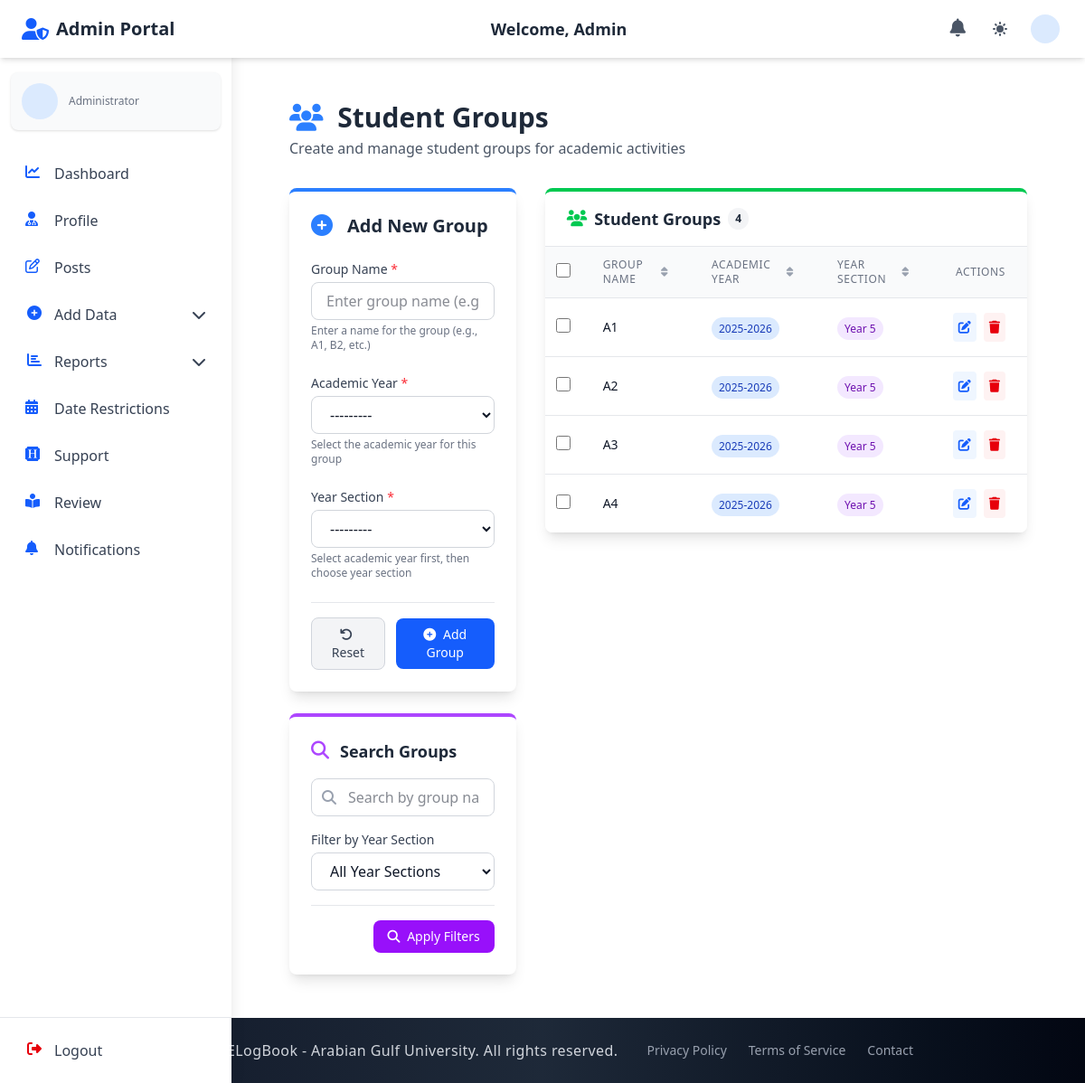
The app's page /admin_section/add_group/ with its own data.
### admin_section/models.py (models this page shows, shortened)
class Group(models.Model):
    group_name = models.CharField(max_length=50)
    log_year = models.ForeignKey(LogYear, on_delete=models.CASCADE, related_name="groups_log_year")
    log_year_section = models.ForeignKey(
        LogYearSection,
        on_delete=models.SET_NULL,
        null=True,
        blank=True,
        related_name="groups_log_year_section",
    )

class LogYear(models.Model):
    year_name = models.CharField(max_length=20, unique=True)
    def __str__(self):
        return self.year_name

class LogYearSection(models.Model):
    year_section_name = models.CharField(max_length=20)
    year_name = models.ForeignKey(LogYear, on_delete=models.CASCADE, related_name="log_year_sections")
    is_deleted = models.BooleanField(default=False)
    def __str__(self):
        return self.year_section_name

### admin_section/views_file/add_group.py (the view)
# urls.py: path("add_group/", add_group, name="add_group"),
def add_group(request):
    if request.method == 'POST':
        if 'delete_ids' in request.POST:
            delete_ids_str = request.POST.get('delete_ids', '')
            if delete_ids_str:
                delete_ids = delete_ids_str.split(',')
                deleted_count = 0
                for group_id in delete_ids:
                    try:
                        group = Group.objects.get(id=group_id)
                        group.delete()
                        deleted_count += 1
                    except Group.DoesNotExist:
                        pass
                if deleted_count > 0:
                    messages.success(request, f'{deleted_count} groups deleted successfully!')
                return redirect('admin_section:add_group')
        form = GroupForm(request.POST)
        if form.is_valid():
            form.save()
            messages.success(request, 'Group added successfully!')
            return redirect('admin_section:add_group')
    else:
        form = GroupForm()
    year_section_id = request.GET.get('year_section')
    search_query = request.GET.get('q', '').strip()
    year_sections = LogYearSection.objects.filter(is_deleted=False).order_by('year_name__year_name', 'year_section_name')
    groups = Group.objects.all()
    if year_section_id:
        groups = groups.filter(log_year_section_id=year_section_id)
    if search_query:
        groups = groups.filter(
            Q(group_name__icontains=search_query) |
            Q(log_year__year_name__icontains=search_query) |
            Q(log_year_section__year_section_name__icontains=search_query)
        )
    groups = groups.order_by('log_year_section__year_section_name', 'group_name')
    paginator = Paginator(groups, 10)  # Show 10 groups per page
    page_number = request.GET.get('page')
    page_obj = paginator.get_page(page_number)
    context = {
        'form': form,
        'groups': page_obj,
        'year_sections': year_sections,
        'selected_year_section': year_section_id,
        'search_query': search_query,
    }
    return render(request, "admin_section/add_group.html", context)

### admin_section/templates/admin_section/add_group.html (shortened to what this page needs)
{% extends 'base.html' %}
{% block navbar %}
{% include 'components/admin_auth_navbar.html' %}
{% endblock %}
{% block content %}
  <div class="container mx-auto px-4 sm:px-6 lg:px-8 py-8 sm:py-10 lg:py-12">
    <div class="flex flex-col md:flex-row justify-between items-start md:items-center mb-8 gap-4">
      <div>
        <h1 class="text-2xl sm:text-3xl font-bold text-gray-800 dark:text-gray-100">
          <i class="fas fa-users text-blue-500 mr-2"></i> {% if is_edit %}Edit Group: {{ group.group_name }}{% else %}Student Groups{% endif %}
        </h1>
        <p class="text-gray-600 dark:text-gray-400 mt-1">{% if is_edit %}Update group information{% else %}Create and manage student groups for academic activities{% endif %}</p>
      </div>
    </div>
    <div class="grid grid-cols-1 lg:grid-cols-3 gap-8">
      <div class="lg:col-span-1">
        <div class="bg-white dark:bg-gray-800 shadow-lg rounded-lg overflow-hidden border-t-4 {% if is_edit %}border-yellow-500{% else %}border-blue-500{% endif %}">
          <div class="p-6">
            <div class="flex items-center mb-6">
              <div class="flex-shrink-0 mr-4 {% if is_edit %}text-yellow-500{% else %}text-blue-500{% endif %}">
                <i class="fas {% if is_edit %}fa-edit text-2xl{% else %}fa-plus-circle text-2xl{% endif %}"></i>
              </div>
              <h2 class="text-xl font-semibold text-gray-800 dark:text-gray-100">
                {{ is_edit|yesno:'Edit Existing,Add New' }} Group
              </h2>
            </div>
            <form method="post" action="{% if is_edit %}{% url 'admin_section:edit_group' group.id %}{% else %}{% url 'admin_section:add_group' %}{% endif %}" id="groupForm">
              <div class="space-y-1 mb-6">
                <label for="id_group_name" class="block text-sm font-medium text-gray-700 dark:text-gray-300">
                  Group Name <span class="text-red-500">*</span>
                </label>
                <div class="w-full">
                  {{ form.group_name.as_widget|safe }}
                </div>
                {% if form.group_name.errors %}
                  <p class="mt-1 text-sm text-red-600 dark:text-red-400">{{ form.group_name.errors.0 }}</p>
                {% else %}
                  <p class="mt-1 text-xs text-gray-500 dark:text-gray-400">Enter a name for the group (e.g., A1, B2, etc.)</p>
                {% endif %}
              </div>
              <div class="space-y-1 mb-6">
                <label for="id_log_year" class="block text-sm font-medium text-gray-700 dark:text-gray-300">
                  Academic Year <span class="text-red-500">*</span>
                </label>
                <div class="w-full">
                  {{ form.log_year.as_widget|safe }}
                </div>
                {% if form.log_year.errors %}
                  <p class="mt-1 text-sm text-red-600 dark:text-red-400">{{ form.log_year.errors.0 }}</p>
                {% else %}
                  <p class="mt-1 text-xs text-gray-500 dark:text-gray-400">Select the academic year for this group</p>
                {% endif %}
              </div>
              <div class="space-y-1 mb-6">
                <label for="id_log_year_section" class="block text-sm font-medium text-gray-700 dark:text-gray-300">
                  Year Section <span class="text-red-500">*</span>
                </label>
                <div class="relative">
                  <div class="w-full">
                    {{ form.log_year_section.as_widget|safe }}
                  </div>
                </div>
                {% if form.log_year_section.errors %}
                  <p class="mt-1 text-sm text-red-600 dark:text-red-400">{{ form.log_year_section.errors.0 }}</p>
                {% else %}
                  <p class="mt-1 text-xs text-gray-500 dark:text-gray-400">Select academic year first, then choose year section</p>
                {% endif %}
              </div>
              <div class="flex items-center justify-end space-x-3 pt-4 border-t border-gray-200 dark:border-gray-700">
                {% if is_edit %}
                  <a href="{% url 'admin_section:add_group' %}" class="px-4 py-2 text-sm font-medium text-gray-700 dark:text-gray-300 bg-gray-100 dark:bg-gray-800 rounded-lg border border-gray-300 dark:border-gray-600 hover:bg-gray-200 dark:hover:bg-gray-700 focus:outline-none focus:ring-2 focus:ring-gray-500 transition-colors duration-200">
                    <i class="fas fa-times mr-1"></i> Cancel
                  </a>
                  <button type="submit" class="px-4 py-2 text-sm font-medium text-white bg-yellow-500 rounded-lg hover:bg-yellow-600 focus:outline-none focus:ring-2 focus:ring-yellow-500 focus:ring-offset-2 transition-colors duration-200">
                    <i class="fas fa-save mr-1"></i> Update Group
                  </button>
                {% else %}
                  <button type="reset" class="px-4 py-2 text-sm font-medium text-gray-700 dark:text-gray-300 bg-gray-100 dark:bg-gray-800 rounded-lg border border-gray-300 dark:border-gray-600 hover:bg-gray-200 dark:hover:bg-gray-700 focus:outline-none focus:ring-2 focus:ring-gray-500 transition-colors duration-200">
                    <i class="fas fa-undo mr-1"></i> Reset
                  </button>
                  <button type="submit" class="px-4 py-2 text-sm font-medium text-white bg-blue-600 rounded-lg hover:bg-blue-700 focus:outline-none focus:ring-2 focus:ring-blue-500 focus:ring-offset-2 transition-colors duration-200">
                    <i class="fas fa-plus-circle mr-1"></i> Add Group
                  </button>
                {% endif %}
              </div>
            </form>
          </div>
        </div>
        <div class="bg-white dark:bg-gray-800 shadow-lg rounded-lg overflow-hidden border-t-4 border-purple-500 mt-6">
          <div class="p-6">
            <div class="flex items-center mb-4">
              <div class="flex-shrink-0 mr-3 text-purple-500">
                <i class="fas fa-search text-xl"></i>
              </div>
              <h3 class="text-lg font-semibold text-gray-800 dark:text-gray-100">Search Groups</h3>
            </div>
            <form method="get" action="{% url 'admin_section:add_group' %}" class="space-y-4">
              <div class="relative">
                <div class="absolute inset-y-0 left-0 pl-3 flex items-center pointer-events-none">
                </div>
                <input type="text" name="q" value="{{ search_query }}" class="w-full pl-10 pr-4 py-2 rounded-lg border border-gray-300 dark:border-gray-600 focus:ring-2 focus:ring-purple-500 focus:border-purple-500 bg-white dark:bg-gray-700 text-gray-900 dark:text-white" placeholder="Search by group name...">
              </div>
              <div class="space-y-1">
                <label for="year_section" class="block text-sm font-medium text-gray-700 dark:text-gray-300">Filter by Year Section</label>
                <select name="year_section" class="w-full px-4 py-2 rounded-lg border border-gray-300 dark:border-gray-600 focus:ring-2 focus:ring-purple-500 focus:border-purple-500 bg-white dark:bg-gray-700 text-gray-900 dark:text-white">
                  <option value="">All Year Sections</option>
                </select>
              </div>
              <div class="flex items-center justify-end space-x-3 pt-4 border-t border-gray-200 dark:border-gray-700">
                <button type="submit" class="px-4 py-2 text-sm font-medium text-white bg-purple-600 rounded-lg hover:bg-purple-700 focus:outline-none focus:ring-2 focus:ring-purple-500 focus:ring-offset-2 transition-colors duration-200">
                  <i class="fas fa-search mr-1"></i> Apply Filters
                </button>
              </div>
            </form>
          </div>
        </div>
      </div>
      <div class="lg:col-span-2">
        <div class="bg-white dark:bg-gray-800 shadow-lg rounded-lg overflow-hidden border-t-4 border-green-500">
          <div class="px-6 py-4 border-b border-gray-200 dark:border-gray-700 flex flex-col sm:flex-row justify-between items-start sm:items-center gap-4">
            <div class="flex items-center">
              <h3 class="text-lg font-semibold text-gray-800 dark:text-gray-100 flex items-center">
                <i class="fas fa-users text-green-500 mr-2"></i> Student Groups
                <span class="ml-2 px-2 py-1 text-xs rounded-full bg-gray-100 text-gray-800 dark:bg-gray-700 dark:text-gray-200">{{ groups.paginator.count }}</span>
              </h3>
            </div>
          </div>
          <div class="overflow-x-auto">
            <table id="groups-table" class="min-w-full divide-y divide-gray-200 dark:divide-gray-700">
              <thead class="bg-gray-50 dark:bg-gray-700">
                <tr>
                  <th scope="col" class="px-3 py-3 text-center">
                    <input type="checkbox" id="select-all-checkbox" class="h-4 w-4 text-blue-600 focus:ring-blue-500 border-gray-300 rounded cursor-pointer">
                  </th>
                  <th scope="col" class="px-6 py-3 text-left text-xs font-medium text-gray-500 dark:text-gray-300 uppercase tracking-wider">
                    <div class="flex items-center">
                      <span>Group Name</span>
                      <i class="fas fa-sort ml-1 text-gray-400"></i>
                    </div>
                  </th>
                  <th scope="col" class="px-6 py-3 text-left text-xs font-medium text-gray-500 dark:text-gray-300 uppercase tracking-wider">
                    <div class="flex items-center">
                      <span>Academic Year</span>
                      <i class="fas fa-sort ml-1 text-gray-400"></i>
                    </div>
                  </th>
                  <th scope="col" class="px-6 py-3 text-left text-xs font-medium text-gray-500 dark:text-gray-300 uppercase tracking-wider">
                    <div class="flex items-center">
                      <span>Year Section</span>
                      <i class="fas fa-sort ml-1 text-gray-400"></i>
                    </div>
                  </th>
                  <th scope="col" class="px-6 py-3 text-right text-xs font-medium text-gray-500 dark:text-gray-300 uppercase tracking-wider">Actions</th>
                </tr>
              </thead>
              <tbody class="bg-white dark:bg-gray-800 divide-y divide-gray-200 dark:divide-gray-700">
                {% for group in groups %}
                  <tr class="hover:bg-gray-50 dark:hover:bg-gray-700 transition-colors duration-150">
                    <td class="px-3 py-4 whitespace-nowrap text-center">
                      <input type="checkbox" class="group-checkbox h-4 w-4 text-blue-600 focus:ring-blue-500 border-gray-300 rounded cursor-pointer" data-id="{{ group.id }}">
                    </td>
                    <td class="px-6 py-4 whitespace-nowrap">
                      <div class="text-sm font-medium text-gray-900 dark:text-white">{{ group.group_name }}</div>
                    </td>
                    <td class="px-6 py-4 whitespace-nowrap">
                      <span class="px-2 py-1 text-xs rounded-full bg-blue-100 text-blue-800 dark:bg-blue-900 dark:text-blue-200">
                        {{ group.log_year.year_name }}
                      </span>
                    </td>
                    <td class="px-6 py-4 whitespace-nowrap">
                      <span class="px-2 py-1 text-xs rounded-full bg-purple-100 text-purple-800 dark:bg-purple-900 dark:text-purple-200">
                        {{ group.log_year_section.year_section_name }}
                      </span>
                    </td>
                    <td class="px-6 py-4 whitespace-nowrap text-right text-sm font-medium">
                      <div class="flex justify-end space-x-2">
                        <a href="{% url 'admin_section:edit_group' group.id %}"
                           class="p-1.5 bg-blue-50 text-blue-600 rounded hover:bg-blue-100 dark:bg-blue-900/30 dark:text-blue-400 dark:hover:bg-blue-900/50 transition-colors duration-200"
                           title="Edit Group">
                          <i class="fas fa-edit"></i>
                        </a>
                        <button type="button"
                                class="delete-btn p-1.5 bg-red-50 text-red-600 rounded hover:bg-red-100 dark:bg-red-900/30 dark:text-red-400 dark:hover:bg-red-900/50 transition-colors duration-200"
                                data-id="{{ group.id }}"
                                data-name="{{ group.group_name }}"
                                title="Delete Group">
                          <i class="fas fa-trash"></i>
                        </button>
                      </div>
                    </td>
                  </tr>
                {% endfor %}
              </tbody>
            </table>
          </div>
        </div>
      </div>
    </div>
  </div>
{% endblock %}

### records on screen
Group: group_name "A1", log_year.year_name "2025-2026", log_year_section.year_section_name "Year 5"
Group: group_name "A2", log_year.year_name "2025-2026", log_year_section.year_section_name "Year 5"
Group: group_name "A3", log_year.year_name "2025-2026", log_year_section.year_section_name "Year 5"
Group: group_name "A4", log_year.year_name "2025-2026", log_year_section.year_section_name "Year 5"

### other values on screen
{{ is_edit|yesno:'Edit Existing,Add New' }} "Add New"
{{ groups.paginator.count }} "4"
